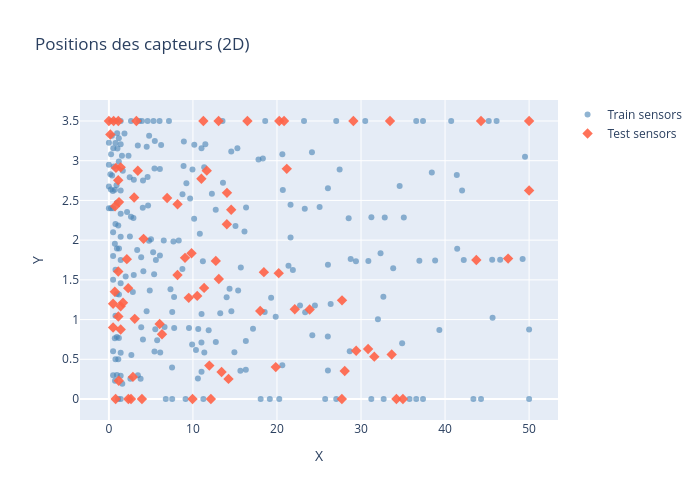

This figure's notebook cell:
### Code cell
import plotly.graph_objects as go

train_sensors = set(train['sensor'].unique())
test_sensors  = set(test['sensor'].unique())
s_train = sensors[sensors['sensor'].isin(train_sensors)]
s_test  = sensors[sensors['sensor'].isin(test_sensors)]

fig = go.Figure()
fig.add_trace(go.Scatter(x=s_train['coor_x'], y=s_train['coor_y'],
    mode='markers', name='Train sensors',
    marker=dict(size=6, color='steelblue', opacity=0.6)))
fig.add_trace(go.Scatter(x=s_test['coor_x'], y=s_test['coor_y'],
    mode='markers', name='Test sensors',
    marker=dict(size=8, color='tomato', symbol='diamond', opacity=0.9)))
fig.update_layout(title='Positions des capteurs (2D)', xaxis_title='X', yaxis_title='Y', width=700, height=500)
fig.show()

### Figure 1 — Plotly figure (JSON) as saved in the notebook; plotly's stock layout.template omitted (floating-point values rounded to 4 significant figures; data arrays with more than 128 entries replaced by an {"elided": "..."} marker saying what was removed)
{"data": [{"marker": {"color": "steelblue", "opacity": 0.6, "size": 6}, "mode": "markers", "name": "Train sensors", "type": "scatter", "x": {"elided": "242 float values"}, "y": {"elided": "242 float values"}}, {"marker": {"color": "tomato", "opacity": 0.9, "size": 8, "symbol": "diamond"}, "mode": "markers", "name": "Test sensors", "type": "scatter", "x": [0.0, 0.8, 1.12, 0.56, 0.5, 0.5, 1.4, 1.4, 1.4, 0.8414, 1.109, 1.125, 1.115, 1.203, 0.7042, 0.7376, 1.172, 0.173, 50.0, 2.315, 2.629, 3.931, 9.952, 12.13, 27.72, 34.21, 34.99, 50.0, 44.28, 33.45, 29.09, 20.84, 20.27, 16.48, 13.05, 11.24, 3.27, 2.133, 14.55, 18.0, 9.059, 12.72, 11.33, 10.51, 2.298, 13.08, 4.124, 14.03, 18.44, 21.17, 11.95, 20.21, 29.42, 6.929, 2.86, 3.439, 1.677, 30.84, 31.58, 27.74, 6.04, 6.32, 33.65, 9.834, 11.0, 14.05, 43.72, 22.12, 47.5, 13.41, 23.89, 3.005, 8.172, 8.161, 3.076, 28.06, 11.65, 9.5, 19.86, 14.23], "y": [3.5, 0.0, 3.5, 3.5, 0.9, 1.2, 0.875, 1.167, 2.917, 2.91, 2.755, 1.038, 1.606, 2.479, 1.35, 2.427, 0.2303, 3.33, 3.5, 0.0, 0.0, 0.0, 0.0, 0.0, 0.0, 0.0, 0.0, 2.625, 3.5, 3.5, 3.5, 3.5, 3.5, 3.5, 3.5, 3.5, 3.5, 1.761, 2.382, 1.109, 1.777, 1.739, 1.399, 1.298, 1.396, 1.51, 2.016, 2.2, 1.597, 2.897, 0.4206, 1.585, 0.6079, 2.531, 0.2783, 2.874, 1.211, 0.6294, 0.5334, 1.242, 0.9451, 0.8144, 0.5602, 1.835, 2.773, 2.595, 1.75, 1.131, 1.768, 0.3405, 1.127, 2.537, 2.451, 1.561, 1.009, 0.3522, 2.875, 1.274, 0.4019, 0.2531]}], "layout": {"height": 500, "title": {"text": "Positions des capteurs (2D)"}, "width": 700, "xaxis": {"title": {"text": "X"}}, "yaxis": {"title": {"text": "Y"}}}}
